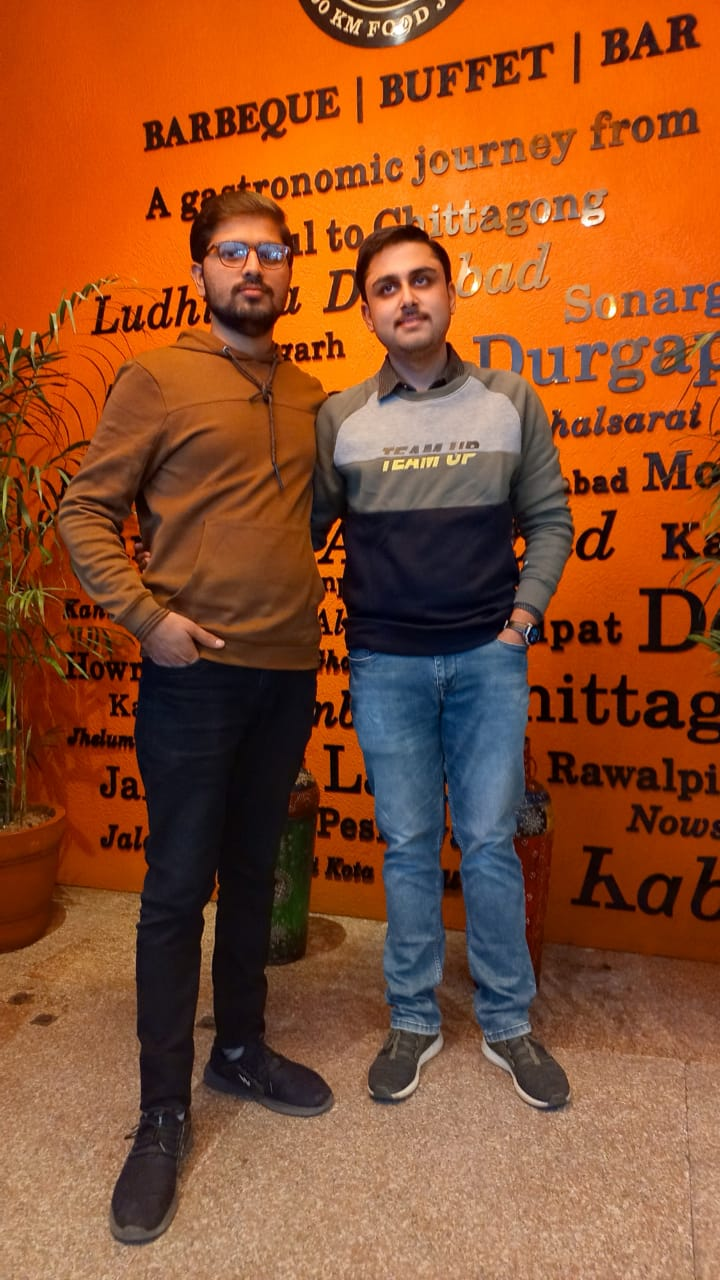
#> input picture Blind-Man/Ref_Image.jpg, 720 x 1280 px
$ python distance.py
#> lines starting #> are read from the running program, lines starting #| are printed output that depends on the picture; after the words box and inside, x2 and y2 are one past the last pixel; in counts of white or black regions, pixels touching at a corner belong together; long printed decimals are rounded
import cv2
import pickle

# variables
# distance from camera to object(face) measured
Known_distance = 30  # Inches
# mine is 14.3 something, measure your face width, are google it
Known_width = 5.7  # Inches

# Colors  >>> BGR Format(BLUE, GREEN, RED)
GREEN = (0, 255, 0)
RED = (0, 0, 255)
BLACK = (0, 0, 0)
YELLOW = (0, 255, 255)
WHITE = (255, 255, 255)
CYAN = (255, 255, 0)
MAGENTA = (255, 0, 242)
GOLDEN = (32, 218, 165)
LIGHT_BLUE = (255, 9, 2)
PURPLE = (128, 0, 128)
CHOCOLATE = (30, 105, 210)
PINK = (147, 20, 255)
ORANGE = (0, 69, 255)

fonts = cv2.FONT_HERSHEY_COMPLEX
fonts2 = cv2.FONT_HERSHEY_SCRIPT_SIMPLEX
fonts3 = cv2.FONT_HERSHEY_COMPLEX_SMALL
fonts4 = cv2.FONT_HERSHEY_TRIPLEX
# Camera Object
cap = cv2.VideoCapture(0)  # Number According to your Camera
Distance_level = 0

# Define the codec and create VideoWriter object
fourcc = cv2.VideoWriter_fourcc(*"mp4v")
out = cv2.VideoWriter("output21.mp4", fourcc, 30, (640, 480), True)

# face detector object
face_detector = cv2.CascadeClassifier("./static/haarcascade_frontalface_default.xml")
# focal length finder function


def FocalLength(measured_distance, real_width, width_in_rf_image):
    # Function Discrption (Doc String)
    """
    This Function Calculate the Focal Length(distance between lens to CMOS sensor), it is simple constant we can find by using
    MEASURED_DISTACE, REAL_WIDTH(Actual width of object) and WIDTH_OF_OBJECT_IN_IMAGE
    :param1 Measure_Distance(int): It is distance measured from object to the Camera while Capturing Reference image
    :param2 Real_Width(int): It is Actual width of object, in real world (like My face width is = 5.7 Inches)
    :param3 Width_In_Image(int): It is object width in the frame /image in our case in the reference image(found by Face detector)
    :retrun Focal_Length(Float):
    """
    focal_length = (width_in_rf_image * measured_distance) / real_width
    return focal_length


# distance estimation function


def Distance_finder(Focal_Length, real_face_width, face_width_in_frame):
    """
    This Function simply Estimates the distance between object and camera using arguments(Focal_Length, Actual_object_width, Object_width_in_the_image)
    :param1 Focal_length(float): return by the Focal_Length_Finder function
    :param2 Real_Width(int): It is Actual width of object, in real world (like My face width is = 5.7 Inches)
    :param3 object_Width_Frame(int): width of object in the image(frame in our case, using Video feed)
    :return Distance(float) : distance Estimated
    """
    distance = (real_face_width * Focal_Length) / face_width_in_frame
    return distance


# face detection Fauction


def face_data(image, CallOut, Distance_level):
    """
    This function Detect face and Draw Rectangle and display the distance over Screen
    :param1 Image(Mat): simply the frame
    :param2 Call_Out(bool): If want show Distance and Rectangle on the Screen or not
    :param3 Distance_Level(int): which change the line according the Distance changes(Intractivate)
    :return1  face_width(int): it is width of face in the frame which allow us to calculate the distance and find focal length
    :return2 face(list): length of face and (face paramters)
    :return3 face_center_x: face centroid_x coordinate(x)
    :return4 face_center_y: face centroid_y coordinate(y)
    """

    face_width = 0
    face_x, face_y = 0, 0
    face_center_x = 0
    face_center_y = 0
    print(image)
    gray_image = cv2.cvtColor(image, cv2.COLOR_BGR2GRAY)
    faces = face_detector.detectMultiScale(gray_image, 1.3, 5)
    for (x, y, w, h) in faces:
        line_thickness = 2
        # print(len(faces))
        LLV = int(h * 0.12)
        # print(LLV)

        # cv2.rectangle(image, (x, y), (x+w, y+h), BLACK, 1)
        cv2.line(image, (x, y + LLV), (x + w, y + LLV), (GREEN), line_thickness)
        cv2.line(image, (x, y + h), (x + w, y + h), (GREEN), line_thickness)
        cv2.line(image, (x, y + LLV), (x, y + LLV + LLV), (GREEN), line_thickness)
        cv2.line(
            image, (x + w, y + LLV), (x + w, y + LLV + LLV), (GREEN), line_thickness
        )
        cv2.line(image, (x, y + h), (x, y + h - LLV), (GREEN), line_thickness)
        cv2.line(image, (x + w, y + h), (x + w, y + h - LLV), (GREEN), line_thickness)

        face_width = w
        face_center = []
        # Drwaing circle at the center of the face
        face_center_x = int(w / 2) + x
        face_center_y = int(h / 2) + y
        if Distance_level < 10:
            Distance_level = 10

        # cv2.circle(image, (face_center_x, face_center_y),5, (255,0,255), 3 )
        if CallOut == True:
            # cv2.line(image, (x,y), (face_center_x,face_center_y ), (155,155,155),1)
            cv2.line(image, (x, y - 11), (x + 180, y - 11), (ORANGE), 28)
            cv2.line(image, (x, y - 11), (x + 180, y - 11), (YELLOW), 20)
            cv2.line(image, (x, y - 11), (x + Distance_level, y - 11), (GREEN), 18)

            # [5 lines of commented-out code are left out]

    return face_width, faces, face_center_x, face_center_y


# reading reference image from directory
ref_image = cv2.imread("Ref_Image.jpg")
#> ref_image is the input picture: shape (1280, 720, 3); mean B, G, R 41.5, 79.2, 143.2

ref_image_face_width, _, _, _ = face_data(ref_image, False, Distance_level)
#> (printed output is left out)
#> in face_data, `gray_image = cv2.cvtColor(image, cv2.COLOR_BGR2GRAY)`:
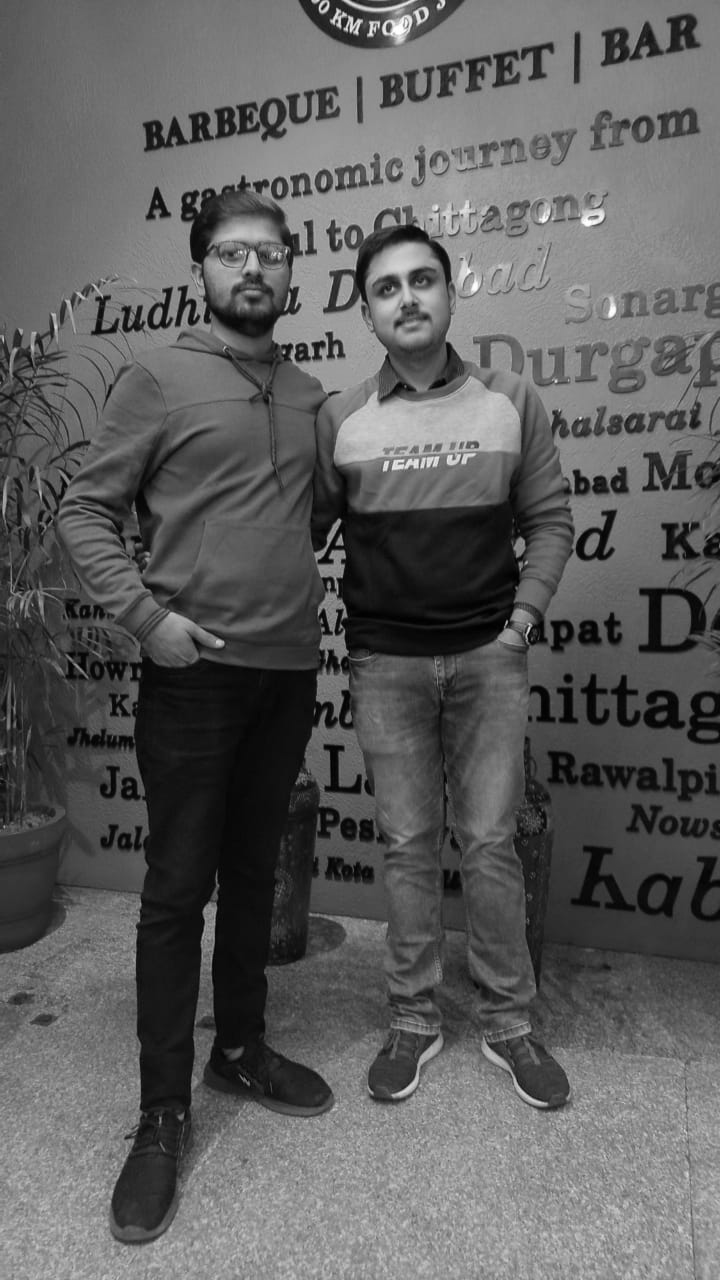
#> gray_image: shape (1280, 720); min 1, max 255, mean 94
#> in face_data, `faces = face_detector.detectMultiScale(gray_image, 1.3, 5)`: faces = [[197, 213, 106, 106], [354, 244, 104, 104]]
#> the loop in face_data, `for (x, y, w, h) in faces:` made 2 passes
#> (x, y, w, h, line_thickness, LLV, face_width, face_center_x) on pass 1: (197, 213, 106, 106, 2, 12, 106, 250)
#> (x, y, w, h, line_thickness, LLV, face_width, face_center_x) on pass 2: (354, 244, 104, 104, 2, 12, 104, 406)
#> after the loop in face_data, `for (x, y, w, h) in faces:`:
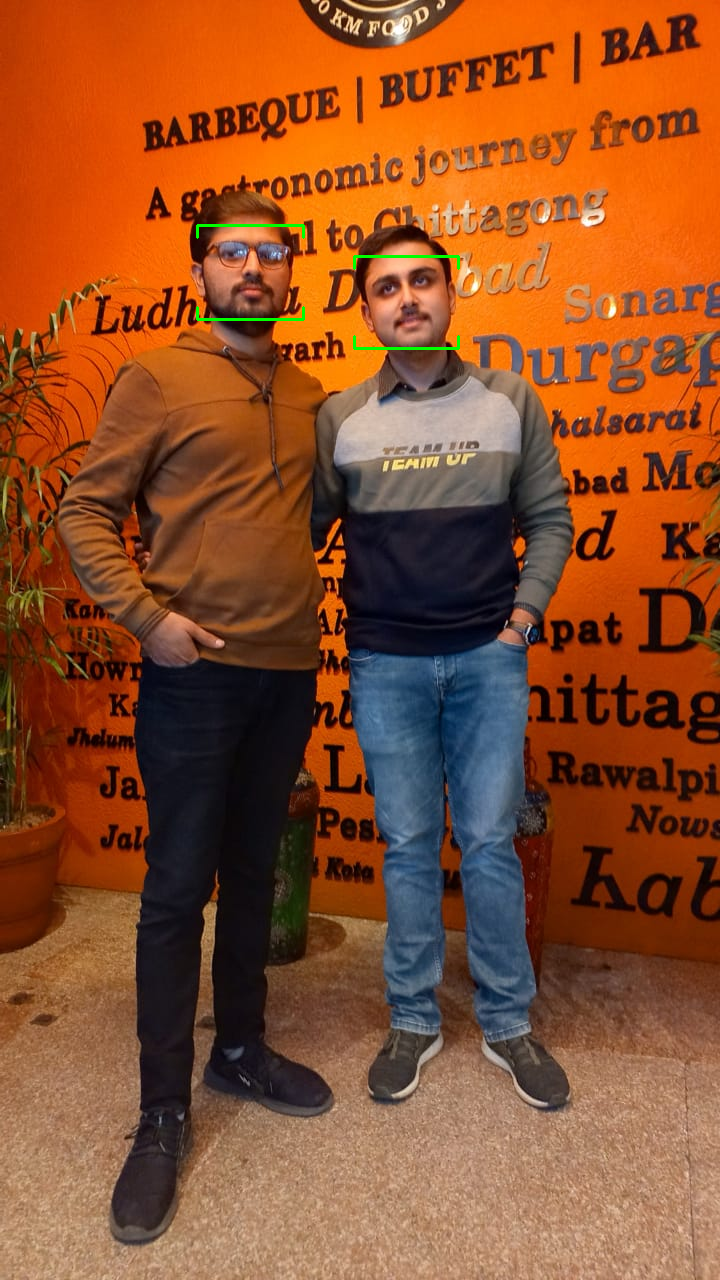
#> image: shape (1280, 720, 3); 0.17% of pixels changed, all inside (x1, y1, x2, y2) = (196, 224, 460, 350)
#> after the loop in face_data, `for (x, y, w, h) in faces:`: Distance_level = 10
#> ref_image_face_width = 104
Focal_length_found = FocalLength(Known_distance, Known_width, ref_image_face_width)
#> in FocalLength, `focal_length = (width_in_rf_image * measured_distance) / real_width`: focal_length = 547.4
#> Focal_length_found = 547.4
print(Focal_length_found)
#| 547.368

cv2.imshow("ref_image", ref_image)

while True:
    _, frame = cap.read()
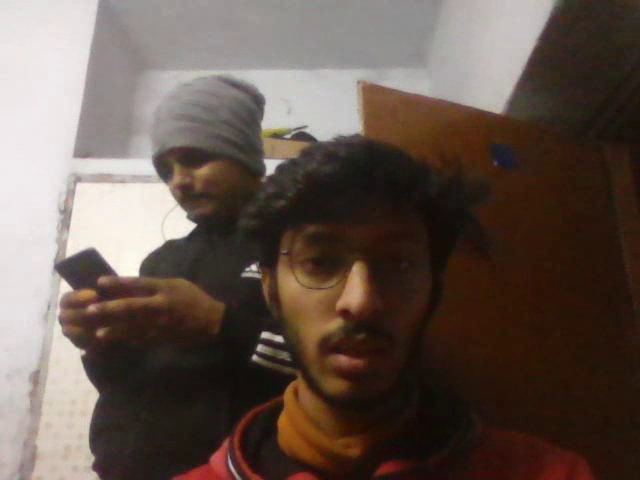
#> input picture frame 6 of Blind-Man/output21.mp4, 640 x 480 px, given in place of the camera
#> frame is the input picture: shape (480, 640, 3); mean B, G, R 78.5, 86.7, 101.1
    # calling face_data function
    # Distance_leve =0

    face_width_in_frame, Faces, FC_X, FC_Y = face_data(frame, True, Distance_level)
#> call 2 of face_data, with CallOut = True, Distance_level = 0
#> (printed output is left out)
#> in face_data (call 2), `gray_image = cv2.cvtColor(image, cv2.COLOR_BGR2GRAY)`:
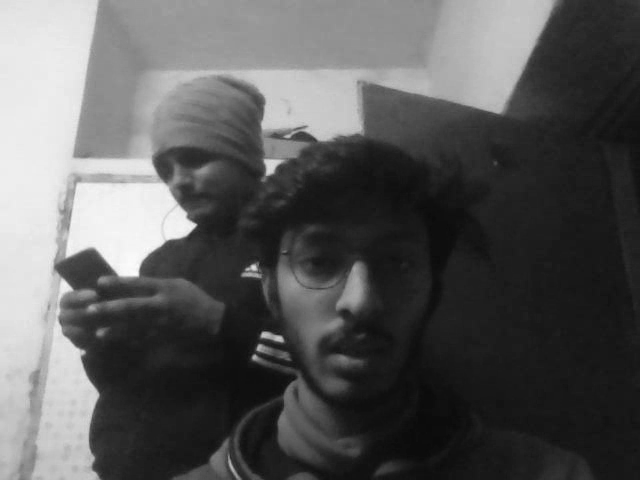
#> gray_image: shape (480, 640); min 10, max 253, mean 90
#> in face_data (call 2), `faces = face_detector.detectMultiScale(gray_image, 1.3, 5)`: faces = ()
#> after the loop in face_data (call 2), `for (x, y, w, h) in faces:`: Distance_level = 0
#> face_width_in_frame = 0; Faces = (); FC_X = 0; FC_Y = 0
    # finding the distance by calling function Distance finder
    for (face_x, face_y, face_w, face_h) in Faces:
        if face_width_in_frame != 0:

            Distance = Distance_finder(
                Focal_length_found, Known_width, face_width_in_frame
            )
            Distance = round(Distance, 2)
            # Drwaing Text on the screen
            Distance_level = int(Distance)

            cv2.putText(
                frame,
                f"Distance {Distance} Inches",
                (face_x - 6, face_y - 6),
                fonts,
                0.5,
                (BLACK),
                2,
            )
#> this loop made 0 passes
    cv2.imshow("frame", frame)
    out.write(frame)

    if cv2.waitKey(1) == ord("q"):
#> (key q is pressed here)
        break

cap.release()
file = open('distance_finder.pkl', 'ab')
pickle.dump(Distance_finder, file)
file.close()
# out.release()
cv2.destroyAllWindows()
